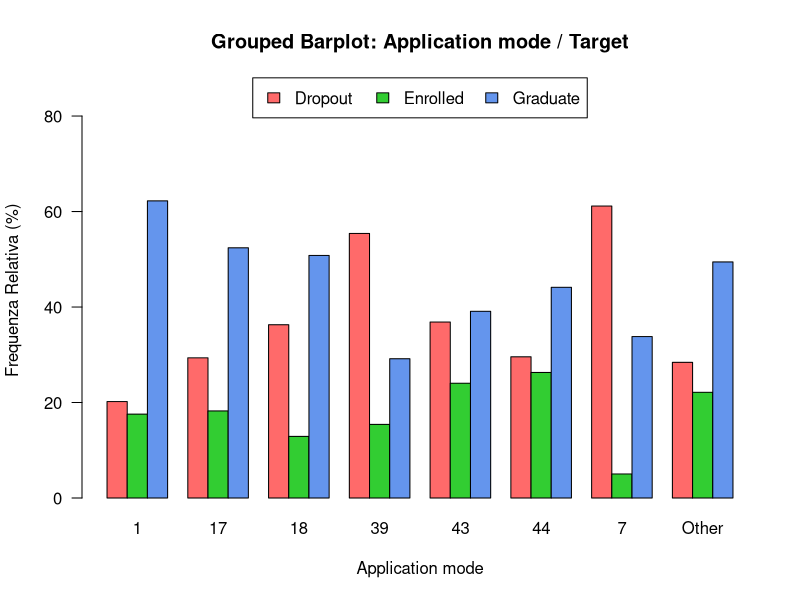
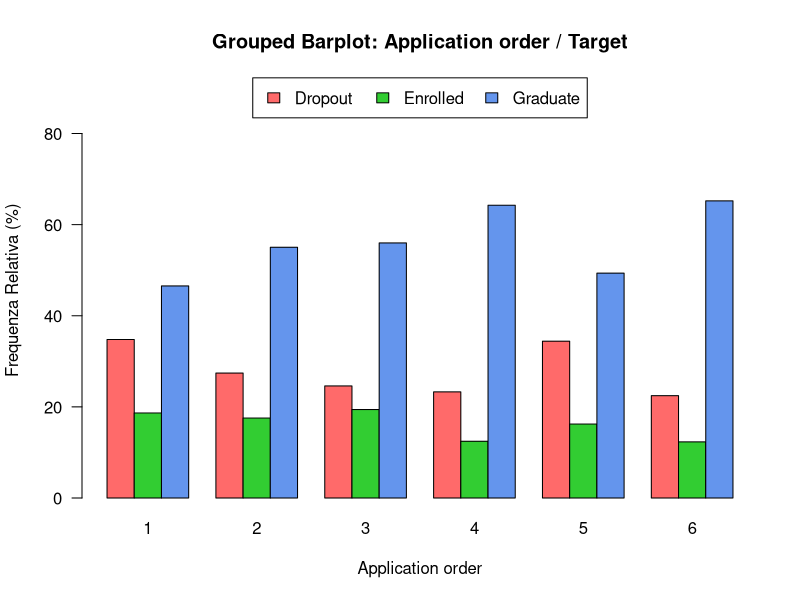
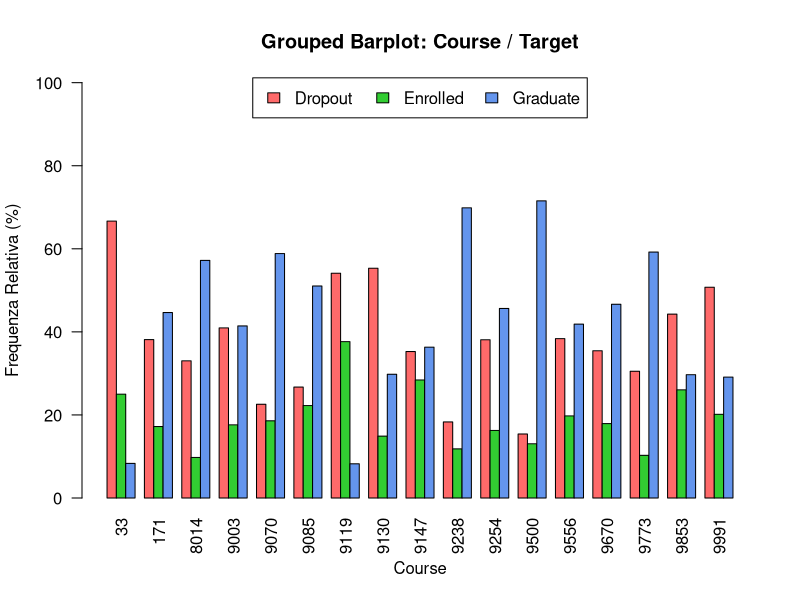
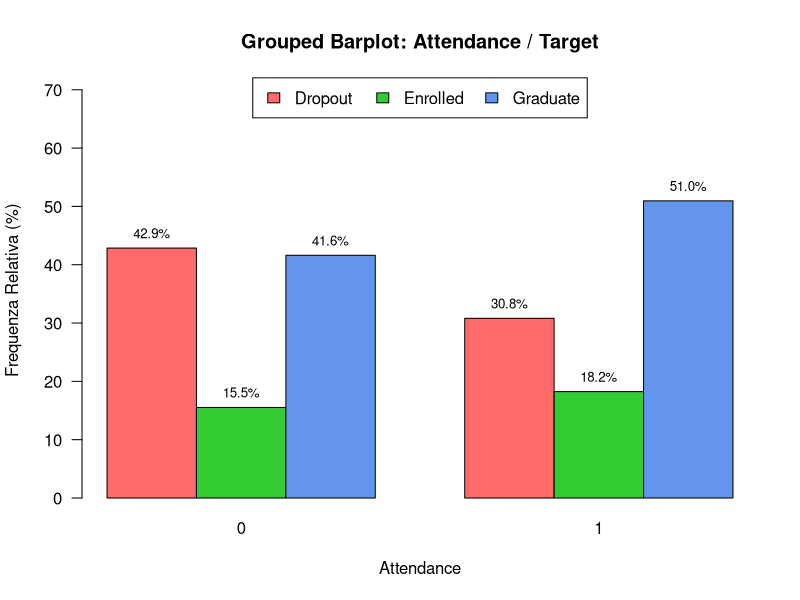
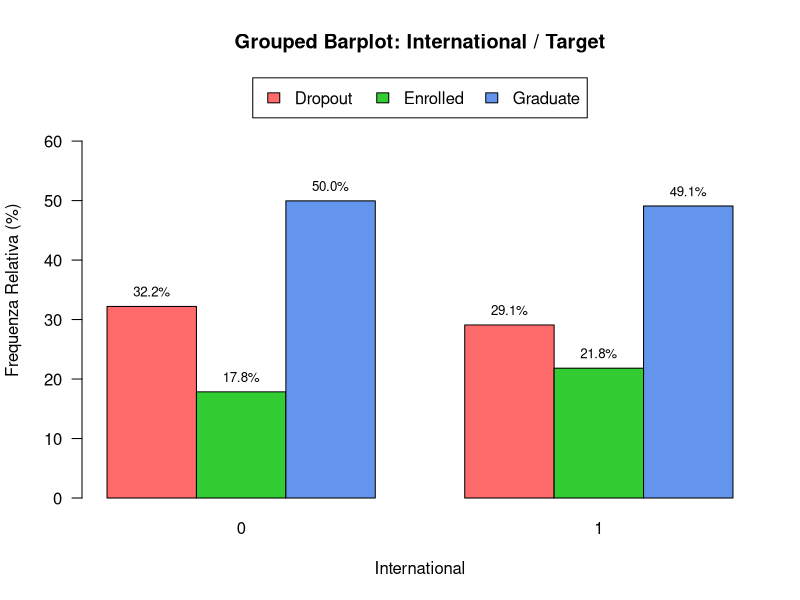
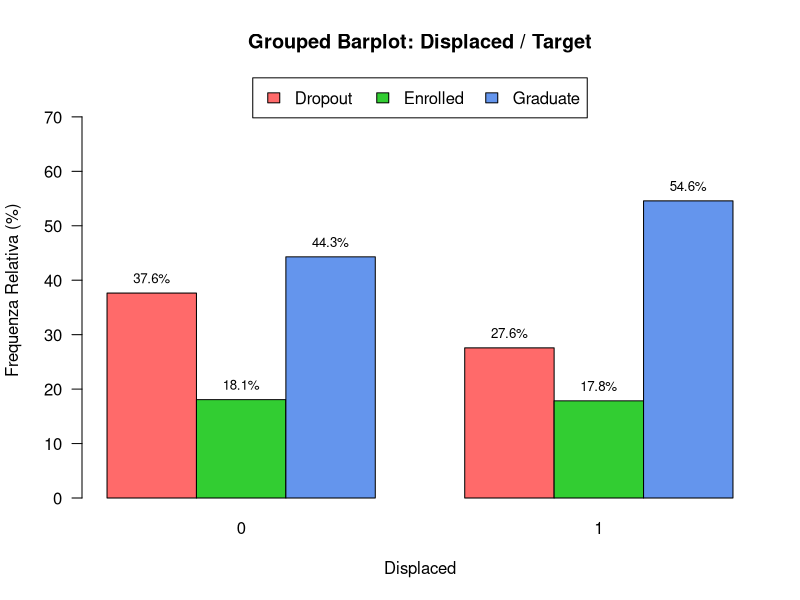
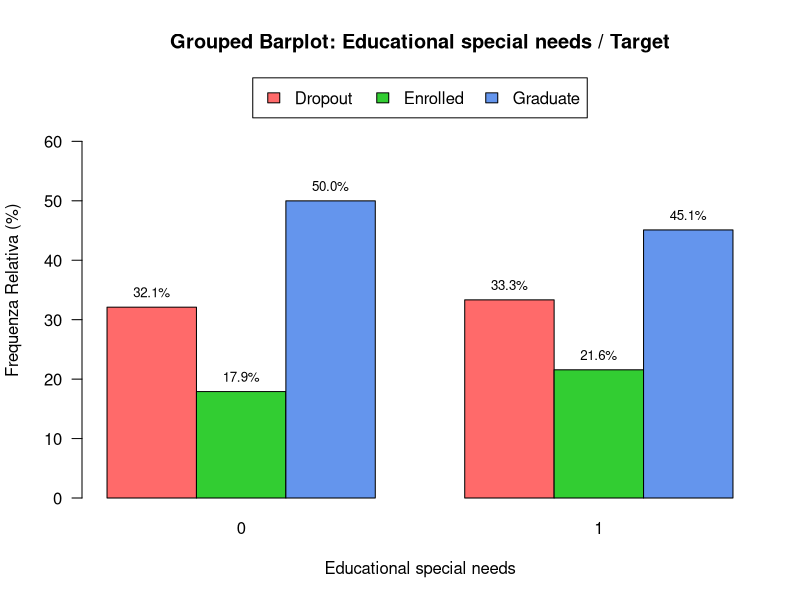
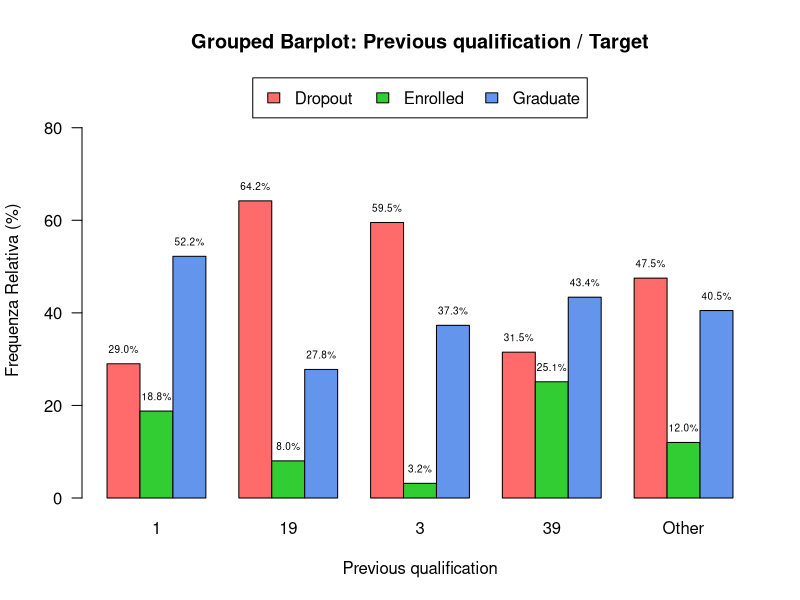

The R script that drew these images, in order:
## ---- chunk 1
# Librerie
library(here)
library(ggplot2)

# Caricamento Dataset
data <- read.csv(here("dataset/dataMod.csv"), sep = ",", header = TRUE, check.names = TRUE)
colnames(data)[colnames(data) == "Daytime.evening_attendance."] <- "Attendance"
colnames(data)[colnames(data) == "Previous_qualification_.grade."] <- "Previous_qualification_grade"

data$Application_order[data$Application_order == 0] <- 1
data$Application_order[data$Application_order == 9] <- 6

# Funzione per raggruppare categorie con bassa frequenza
group_low_freq_categories <- function(column, threshold) {
  column <- na.omit(column)
  
  freq_table <- prop.table(table(column)) * 100
  
  if (length(freq_table) <= 2) {
    return(factor(column))
  }
  
  low_freq_categories <- names(freq_table[freq_table < threshold])
  
  if (length(low_freq_categories) == 0) {
    # Nessuna categoria con bassa frequenza
    return(factor(column))
  }
  
  grouped_column <- ifelse(column %in% low_freq_categories, 
                           "Other", 
                           as.character(column))
  
  unique_categories <- unique(grouped_column)
  ordered_categories <- c(setdiff(sort(unique_categories), "Other"), "Other")
  
  return(factor(grouped_column, levels = ordered_categories))
}

# Seleziona Enrollment Info
features_to_analyze <- c("Application_mode", "Application_order", "Course", "Attendance" ,"International", "Displaced", "Educational_special_needs", "Previous_qualification" )
target <- "Target"

low_freq_threshold <- 2

# Funzione per creare Grouped Barplot
create_grouped_barplot <- function(feature, target, data, threshold, colors) {
  las <- 1
  if(feature == "Course"){
    las <- 2
    threshold <- 0
  }
  
  data[[paste0(feature, "_grouped")]] <- group_low_freq_categories(data[[feature]], threshold)
  
  
  # Tabella di contingenza
  contingency_table <- table(data[[target]], data[[paste0(feature, "_grouped")]])
  
  # Frequenza relativa
  relative_freq_table <- prop.table(contingency_table, margin = 2) * 100
  max_percent <- max(relative_freq_table)
  
  cleaned_feature_name <- gsub("_", " ", feature)
  
  pdf_filename <- paste0("Grafici/Grouped_Barplot_Target_", gsub(" ", "_", cleaned_feature_name), ".pdf")
  
  # Salvataggio in PDF
  # pdf(pdf_filename)
  
  # Creazione del barplot
  barplot_relative <- barplot(relative_freq_table, 
                               beside = TRUE, 
                               main = paste("Grouped Barplot:", cleaned_feature_name, "/", target),
                               xlab = cleaned_feature_name, 
                               ylab = "Frequenza Relativa (%)", 
                               col = colors,
                               ylim = c(0, max_percent * 1.4), # Maggiore spazio sopra le barre
                               las = las)
  
  num_categories <- ncol(relative_freq_table) # Numero di categorie
  
  # Aggiungi percentuali sopra le barre solo se ci sono meno di 6 categorie
  if (num_categories < 6) {
    text_size <- ifelse(num_categories <= 3, 0.8, 0.6) # Adatta la dimensione delle label
    
    for (i in seq_len(nrow(relative_freq_table))) {
      for (j in seq_len(ncol(relative_freq_table))) {
        text(x = barplot_relative[i, j], 
             y = relative_freq_table[i, j] + (max_percent * 0.05), # Offset aumentato
             labels = sprintf("%.1f%%", relative_freq_table[i, j]), 
             cex = text_size, 
             col = "black")
      }
    }
  }
  
  # Aggiunta della legenda
  legend("top", inset = c(0, -0.01), 
         legend = rownames(relative_freq_table), 
         fill = colors, 
         xpd = TRUE, horiz = TRUE)
  
  # dev.off()
}

color_palette <- c("#FF6A6A", "#32CD32", "#6495ED")

# Creazione Barplot Fattori Demografici / Target
for (feature in features_to_analyze) {
  create_grouped_barplot(feature = feature, 
                         target = target, 
                         data = data, 
                         threshold = low_freq_threshold, 
                         colors = color_palette)
}


## ---- chunk 2
create_boxplot <- function(feature, target, data, colors) {
  cleaned_feature_name <- gsub("_", " ", feature)
  
  # Creazione del boxplot
  p <- ggplot(data, aes_string(x = target, y = feature, fill = target)) +
    geom_boxplot(notch = FALSE,
                 outlier.color = "darkblue",
                 outlier.shape = 1,
                 width = 0.6) +
    stat_boxplot(geom = "errorbar",
                 width = 0.2,
                 color = "black") +
    labs(title = paste("Boxplot:", cleaned_feature_name, "/", target),
         x = target,
         y = cleaned_feature_name) +
    theme_minimal() +
    theme(plot.title = element_text(hjust = 0.5, face = "bold", vjust = 2),
          legend.position = "none")
  
  pdf_filename <- paste0("Grafici/Boxplot_Target_", gsub(" ", "_", cleaned_feature_name), ".pdf")
  # pdf(pdf_filename)
  
  # Mostra il grafico
  print(p)
  
  # dev.off()
}

# Sottoinsieme di feature da analizzare
features_to_analyze <- c("Previous_qualification_grade", "Admission_grade")
target <- "Target"

# Creazione dei Boxplot per ogni feature
for (feature in features_to_analyze) {
  create_boxplot(feature = feature, 
                 target = target, 
                 data = data, 
                 colors = c("#FF6A6A", "#32CD32", "#6495ED"))
}
## ---- chunk 3
# ATTENDANCE
# Librerie
library(here)
library(ggplot2)
library(dplyr)

# Caricamento Dataset
data <- read.csv(here("dataset/dataMod.csv"), sep = ",", header = TRUE, check.names = TRUE)
colnames(data)[colnames(data) == "Daytime.evening_attendance."] <- "Attendance"
colnames(data)[colnames(data) == "Previous_qualification_.grade."] <- "Previous_qualification_grade"
head(data)

# Sostituzione dei valori numerici con le etichette corrispondenti
data$Attendance <- factor(data$Attendance, 
                      levels = c(0, 1), 
                      labels = c("Evening", "Daytime"))

data$Target <- factor(data$Target, 
                      levels = c("Graduate", "Enrolled", "Dropout"), 
                      labels = c("Graduate", "Enrolled", "Dropout"))

# Calcolo delle frequenze relative per ciascun gruppo Attendance
freq_attendance <- data %>%
  group_by(Attendance, Target) %>%
  summarise(Count = n(), .groups = "drop") %>%
  group_by(Attendance) %>%
  mutate(Perc = Count / sum(Count) * 100)

# Definizione della palette di colori 
color_palette <- c("Graduate" = "#6495ED", "Enrolled" = "#32CD32", "Dropout" = "#FF6A6A")

# Creazione del grouped barplot
p <- ggplot(freq_attendance, aes(x = Attendance, y = Perc, fill = Target)) +
  geom_bar(stat = "identity", position = position_dodge(width = 0.7), width = 0.6) +
  scale_fill_manual(values = color_palette) +  
  labs(title = "Grouped Barplot: Attendance/Target", 
       x = "Attendance", 
       y = "Frequenza Relativa (%)", 
       fill = "Target") +
  theme_minimal() +
  geom_text(aes(label = paste0(round(Perc, 1), "%")), 
            position = position_dodge(width = 0.7), 
            vjust = -0.5, 
            size = 4) +
  theme(plot.title = element_text(hjust = 0.5, face = "bold"))

# Salvataggio del grafico in PDF
ggsave("Grafici/Grouped_Barplot_Attendance_Target.pdf", plot = p, width = 10, height = 6)
## ---- chunk 4
# DISPLACED
# Librerie
library(ggplot2)
library(dplyr)

# Sostituzione dei valori numerici con le etichette corrispondenti
data$Displaced <- factor(data$Displaced, 
                      levels = c(0, 1), 
                      labels = c("No", "Yes"))

data$Target <- factor(data$Target, 
                      levels = c("Graduate", "Enrolled", "Dropout"), 
                      labels = c("Graduate", "Enrolled", "Dropout"))

# Calcolo delle frequenze relative per ciascun gruppo Displaced
freq_displaced <- data %>%
  group_by(Displaced, Target) %>%
  summarise(Count = n(), .groups = "drop") %>%
  group_by(Displaced) %>%
  mutate(Perc = Count / sum(Count) * 100)

# Definizione della palette di colori 
color_palette <- c("Graduate" = "#6495ED", "Enrolled" = "#32CD32", "Dropout" = "#FF6A6A")

# Creazione del grouped barplot
p <- ggplot(freq_displaced, aes(x = Displaced, y = Perc, fill = Target)) +
  geom_bar(stat = "identity", position = position_dodge(width = 0.7), width = 0.6) +
  scale_fill_manual(values = color_palette) +  
  labs(title = "Grouped Barplot: Displaced/Target", 
       x = "Displaced", 
       y = "Frequenza Relativa (%)", 
       fill = "Target") +
  theme_minimal() +
  geom_text(aes(label = paste0(round(Perc, 1), "%")), 
            position = position_dodge(width = 0.7), 
            vjust = -0.5, 
            size = 4) +
  theme(plot.title = element_text(hjust = 0.5, face = "bold"))

# Salvataggio del grafico in PDF
ggsave("Grafici/Grouped_Barplot_Displaced_Target.pdf", plot = p, width = 10, height = 6)

## ---- chunk 5
# INTERNATIONAL
# Librerie
library(ggplot2)
library(dplyr)

# Sostituzione dei valori numerici con le etichette corrispondenti
data$International <- factor(data$International, 
                      levels = c(0, 1), 
                      labels = c("No", "Yes"))

data$Target <- factor(data$Target, 
                      levels = c("Graduate", "Enrolled", "Dropout"), 
                      labels = c("Graduate", "Enrolled", "Dropout"))

# Calcolo delle frequenze relative per ciascun gruppo International
freq_international <- data %>%
  group_by(International, Target) %>%
  summarise(Count = n(), .groups = "drop") %>%
  group_by(International) %>%
  mutate(Perc = Count / sum(Count) * 100)

# Definizione della palette di colori 
color_palette <- c("Graduate" = "#6495ED", "Enrolled" = "#32CD32", "Dropout" = "#FF6A6A")

# Creazione del grouped barplot
p <- ggplot(freq_international, aes(x = International, y = Perc, fill = Target)) +
  geom_bar(stat = "identity", position = position_dodge(width = 0.7), width = 0.6) +
  scale_fill_manual(values = color_palette) +  
  labs(title = "Grouped Barplot: International/Target", 
       x = "International", 
       y = "Frequenza Relativa (%)", 
       fill = "Target") +
  theme_minimal() +
  geom_text(aes(label = paste0(round(Perc, 1), "%")), 
            position = position_dodge(width = 0.7), 
            vjust = -0.5, 
            size = 4) +
  theme(plot.title = element_text(hjust = 0.5, face = "bold"))

# Salvataggio del grafico in PDF
ggsave("Grafici/Grouped_Barplot_International_Target.pdf", plot = p, width = 10, height = 6)
## ---- chunk 6
# EDUCATIONAL SPECIAL NEEDS
# Librerie
library(ggplot2)
library(dplyr)

# Sostituzione dei valori numerici con le etichette corrispondenti
data$Educational_special_needs <- factor(data$Educational_special_needs, 
                      levels = c(0, 1), 
                      labels = c("No", "Yes"))

data$Target <- factor(data$Target, 
                      levels = c("Graduate", "Enrolled", "Dropout"), 
                      labels = c("Graduate", "Enrolled", "Dropout"))

# Calcolo delle frequenze relative per ciascun gruppo Educational Special Needs
freq_educational <- data %>%
  group_by(Educational_special_needs, Target) %>%
  summarise(Count = n(), .groups = "drop") %>%
  group_by(Educational_special_needs) %>%
  mutate(Perc = Count / sum(Count) * 100)

# Definizione della palette di colori 
color_palette <- c("Graduate" = "#6495ED", "Enrolled" = "#32CD32", "Dropout" = "#FF6A6A")

# Creazione del grouped barplot
p <- ggplot(freq_educational, aes(x = Educational_special_needs, y = Perc, fill = Target)) +
  geom_bar(stat = "identity", position = position_dodge(width = 0.7), width = 0.6) +
  scale_fill_manual(values = color_palette) +  
  labs(title = "Grouped Barplot: Educational Special Needs/Target", 
       x = "Educational Special Needs", 
       y = "Frequenza Relativa (%)", 
       fill = "Target") +
  theme_minimal() +
  geom_text(aes(label = paste0(round(Perc, 1), "%")), 
            position = position_dodge(width = 0.7), 
            vjust = -0.5, 
            size = 4) +
  theme(plot.title = element_text(hjust = 0.5, face = "bold"))

# Salvataggio del grafico in PDF
ggsave("Grafici/Grouped_Barplot_Educational_Special_Needs_Target.pdf", plot = p, width = 10, height = 6)
## ---- chunk 7
# APPLICATION ORDER
# Librerie
library(ggplot2)
library(dplyr)

# Sostituzione dei valori 0 con 1 e 9 con 6
data$Application_order[data$Application_order == 0] <- 1
data$Application_order[data$Application_order == 9] <- 6

# Sostituzione dei valori numerici con le etichette corrispondenti
data$Application_order <- factor(data$Application_order, 
                      levels = c(1, 2, 3, 4, 5, 6), 
                      labels = c("1st", "2nd", "3rd", "4th", "5th", "6th"))

data$Target <- factor(data$Target, 
                      levels = c("Graduate", "Enrolled", "Dropout"), 
                      labels = c("Graduate", "Enrolled", "Dropout"))

# Calcolo delle frequenze relative per ciascun gruppo Application Order
freq_application_order <- data %>%
  group_by(Application_order, Target) %>%
  summarise(Count = n(), .groups = "drop") %>%
  group_by(Application_order) %>%
  mutate(Perc = Count / sum(Count) * 100)

# Definizione della palette di colori 
color_palette <- c("Graduate" = "#6495ED", "Enrolled" = "#32CD32", "Dropout" = "#FF6A6A")

# Creazione del grouped barplot
p <- ggplot(freq_application_order, aes(x = Application_order, y = Perc, fill = Target)) +
  geom_bar(stat = "identity", position = position_dodge(width = 0.7), width = 0.6) +
  scale_fill_manual(values = color_palette) +  
  labs(title = "Grouped Barplot: Application Order/Target", 
       x = "Application Order", 
       y = "Frequenza Relativa (%)", 
       fill = "Target") +
  theme_minimal() +
  geom_text(aes(label = paste0(round(Perc, 1), "%")), 
            position = position_dodge(width = 0.7), 
            vjust = -0.5, 
            size = 4) +
  theme(plot.title = element_text(hjust = 0.5, face = "bold"))

# Salvataggio del grafico in PDF
ggsave("Grafici/Grouped_Barplot_Application_Order_Target.pdf", plot = p, width = 10, height = 6)

## ---- chunk 8
#PREVIOUS QUALIFICATION GRADE

# Caricamento Dataset
library(here)
data <- read.csv(here("dataset/dataMod.csv"), sep = ",", header = TRUE, check.names = FALSE)

# Librerie
library(ggplot2)
library(dplyr)
library(patchwork)

# Conversione della variabile numerica in un formato adatto per il violin plot
data$Target <- factor(data$Target, 
                      levels = c("Graduate", "Enrolled", "Dropout"), 
                      labels = c("Graduate", "Enrolled", "Dropout"))

# Creazione del violin plot con boxplot sovrapposto e outlier visibili
violin_box_plot <- ggplot(data, aes(x = Target, y = `Previous_qualification_(grade)`, fill = Target)) +
  geom_violin(trim = FALSE, alpha = 0.6, color = "black") +
  geom_boxplot(width = 0.15, color = "black", outlier.shape = 16, outlier.size = 2, alpha = 0.8) +
  stat_boxplot(geom = "errorbar", width = 0.2, color = "black") +
  scale_fill_manual(values = c("Graduate" = "#6495ED", "Enrolled" = "#32CD32", "Dropout" = "#FF6A6A")) +  
  labs(title = "Previous Qualification Grade / Target", 
       subtitle = "Violin and Boxplot", 
       x = "Target", 
       y = "Previous Qualification Grade", 
       fill = "Target") +
  theme_minimal() +
  theme(plot.title = element_text(hjust = 0.5, face = "bold", size = 14),
        plot.subtitle = element_text(hjust = 0.5, face = "bold", vjust = 2),
        plot.margin = margin(10, 10, 10, 10))

# Salvataggio del grafico in PDF
ggsave("Grafici/Violin_Boxplot_Previous_Qualification_Grade.pdf", plot = violin_box_plot, width = 16, height = 12)

## ---- chunk 9
#ADMISSION GRADE

# Caricamento Dataset
library(here)
data <- read.csv(here("dataset/dataMod.csv"), sep = ",", header = TRUE, check.names = FALSE)

# Librerie
library(ggplot2)
library(dplyr)
library(patchwork)

# Conversione della variabile numerica in un formato adatto per il violin plot
data$Target <- factor(data$Target, 
                      levels = c("Graduate", "Enrolled", "Dropout"), 
                      labels = c("Graduate", "Enrolled", "Dropout"))

# Creazione del violin plot con boxplot sovrapposto e outlier visibili
violin_box_plot <- ggplot(data, aes(x = Target, y = `Admission_grade`, fill = Target)) +
  geom_violin(trim = FALSE, alpha = 0.6, color = "black") +
  geom_boxplot(width = 0.15, color = "black", outlier.shape = 16, outlier.size = 2, alpha = 0.8) +
  stat_boxplot(geom = "errorbar", width = 0.2, color = "black") +
  scale_fill_manual(values = c("Graduate" = "#6495ED", "Enrolled" = "#32CD32", "Dropout" = "#FF6A6A")) +  
  labs(title = "Admission Grade / Target", 
       subtitle = "Violin and Boxplot", 
       x = "Target", 
       y = "Admission Grade", 
       fill = "Target") +
  theme_minimal() +
  theme(plot.title = element_text(hjust = 0.5, face = "bold", size = 14),
        plot.subtitle = element_text(hjust = 0.5, face = "bold", vjust = 2),
        plot.margin = margin(10, 10, 10, 10))

# Salvataggio del grafico in PDF
ggsave("Grafici/Violin_Boxplot_Admission_Grade.pdf", plot = violin_box_plot, width = 16, height = 12)

## ---- chunk 10
# GROUPED BARPLOT: PREVIOUS_QUALIFICATION vs TARGET

# Librerie
library(ggplot2)
library(dplyr)
library(here)

# Caricamento Dataset
data <- read.csv(here("dataset/dataMod.csv"), sep = ",", header = TRUE, check.names = FALSE)

# Convertire la variabile Target in fattore ordinato
data$Target <- factor(data$Target, 
                      levels = c("Graduate", "Enrolled", "Dropout"), 
                      labels = c("Graduate", "Enrolled", "Dropout"))

# Creazione della variabile accorpata con la nuova suddivisione
data$Previous_qualification_grouped <- recode(data$Previous_qualification,
                                            # 1 - Higher Education
                                            "2" = "1-Higher Education",  # Higher Education - Bachelor's Degree
                                            "3" = "1-Higher Education",  # Higher Education - Degree
                                            "4" = "1-Higher Education",  # Higher Education - Master's
                                            "5" = "1-Higher Education",  # Higher Education - Doctorate
                                            "40" = "1-Higher Education", # Higher Education - Degree (1st cycle)
                                            "42" = "1-Higher Education", # Professional Higher Technical Course
                                            "43" = "1-Higher Education", # Higher Education - Master (2nd cycle)
                                            
                                            # 2 - Secondary Education
                                            "1" = "2-Secondary Education",  # Secondary Education - 12th Year of Schooling or Equivalent
                                            "6" = "2-Secondary Education",  # Frequency of Higher Education (non completato, quindi accorpato a Secondary)
                                            
                                            # 4 - Technological
                                            "39" = "3-Technological Specialization", # Technological Specialization Course
                                            
                                            
                                            # 3 - Basic Education
                                            "19" = "4-Basic Education", # Basic Education 3rd Cycle (9th/10th/11th Year) or Equivalent
                                            "38" = "4-Basic Education", # Basic Education 2nd Cycle (6th/7th/8th Year) or Equivalent
                                            "9" = "4-Basic Education",  # 12th Year of Schooling - Not Completed
                                            "10" = "4-Basic Education", # 11th Year of Schooling - Not Completed
                                            "12" = "4-Basic Education", # Other - 11th Year of Schooling
                                            "14" = "4-Basic Education", # 10th Year of Schooling
                                            "15" = "4-Basic Education") # 10th Year of Schooling - Not Completed
                                            
                                            

# Convertire in fattore con ordine predefinito
data$Previous_qualification_grouped <- factor(data$Previous_qualification_grouped, 
                                            levels = c("1-Higher Education", 
                                                       "2-Secondary Education",
                                                       "3-Technological Specialization",
                                                       "4-Basic Education"))


# Calcolo delle frequenze relative per ciascun gruppo di Previous_qualification_grouped
freq_previous_qual <- data %>%
  group_by(Previous_qualification_grouped, Target) %>%
  summarise(Count = n(), .groups = "drop") %>%
  group_by(Previous_qualification_grouped) %>%
  mutate(Perc = Count / sum(Count) * 100)

# Definizione della palette di colori
color_palette <- c("Graduate" = "#6495ED", "Enrolled" = "#32CD32", "Dropout" = "#FF6A6A")

# Creazione del grouped barplot
p <- ggplot(freq_previous_qual, aes(x = Previous_qualification_grouped, y = Perc, fill = Target)) +
  geom_bar(stat = "identity", position = position_dodge(width = 0.7), width = 0.6) +
  scale_fill_manual(values = color_palette) +  
  labs(title = "Grouped Barplot: Previous Qualification/Target", 
       x = "Previous Qualification", 
       y = "Frequenza Relativa (%)", 
       fill = "Target") +
  theme_minimal() +
  geom_text(aes(label = paste0(round(Perc, 1), "%")), 
            position = position_dodge(width = 0.7), 
            vjust = -0.5, 
            size = 4) +
  theme(plot.title = element_text(hjust = 0.5, face = "bold"),
        axis.text.x = element_text(angle = 45, hjust = 1)) # Ruota le etichette per leggibilità

# Salvataggio del grafico in PDF
ggsave("Grafici/Grouped_Barplot_Previous_Qualification_Target.pdf", plot = p, width = 12, height = 6)

# Mostrare il conteggio delle categorie accorpate
print(freq_previous_qual)

## ---- chunk 11
# GROUPED BARPLOT: APPLICATION_MODE_GROUPED vs TARGET

# Librerie
library(ggplot2)
library(dplyr)
library(here)

# Caricamento Dataset
data <- read.csv(here("dataset/dataMod.csv"), sep = ",", header = TRUE, check.names = FALSE)

# Convertire la variabile Target in fattore ordinato
data$Target <- factor(data$Target, 
                      levels = c("Graduate", "Enrolled", "Dropout"), 
                      labels = c("Graduate", "Enrolled", "Dropout"))

# Creazione della variabile accorpata con la nuova suddivisione
data$Application_mode_grouped <- recode(data$Application_mode,
                                            # 1 - General Contingent
                                            "1" = "1-General Contingent",  # 1st phase - general contingent
                                            "17" = "1-General Contingent", # 2nd phase - general contingent
                                            "18" = "1-General Contingent", # 3rd phase - general contingent
                                            
                                            # 2 - Transfers & Changes
                                            "42" = "2-Transfers & Changes", # Transfer
                                            "43" = "2-Transfers & Changes", # Change of course
                                            "51" = "2-Transfers & Changes", # Change of institution/course
                                            "57" = "2-Transfers & Changes", # Change of institution/course (International)
                                            
                                            # 3 - Older Students
                                            "39" = "3-Over 23 years old", # Over 23 years old
                                            
                                            # 4 - Special Diplomas
                                            "7" = "4-Special Diplomas", # Holders of other higher courses
                                            "44" = "4-Special Diplomas", # Technological specialization diploma holders
                                            "53" = "4-Special Diplomas", # Short cycle diploma holders
                                            
                                            # 5 - Special Contingent & Ordinances
                                            "2" = "5-Special Contingent & Ordinances", # Ordinance No. 612/93
                                            "5" = "5-Special Contingent & Ordinances", # 1st phase - special contingent (Azores Island)
                                            "10" = "5-Special Contingent & Ordinances", # Ordinance No. 854-B/99
                                            "15" = "5-Special Contingent & Ordinances", # International student (bachelor)
                                            "16" = "5-Special Contingent & Ordinances", # 1st phase - special contingent (Madeira Island)
                                            "26" = "5-Special Contingent & Ordinances", # Ordinance No. 533-A/99, item b2) (Different Plan)
                                            "27" = "5-Special Contingent & Ordinances") # Ordinance No. 533-A/99, item b3 (Other Institution)

# Convertire in fattore con ordine predefinito
data$Application_mode_grouped <- factor(data$Application_mode_grouped, 
                                        levels = c("1-General Contingent", 
                                                   "2-Transfers & Changes", 
                                                   "3-Over 23 years old",
                                                   "4-Special Diplomas",
                                                   "5-Special Contingent & Ordinances"))

# Calcolo delle frequenze relative per ciascun gruppo di Application_mode_grouped
freq_application_mode <- data %>%
  group_by(Application_mode_grouped, Target) %>%
  summarise(Count = n(), .groups = "drop") %>%
  group_by(Application_mode_grouped) %>%
  mutate(Perc = Count / sum(Count) * 100)

# Definizione della palette di colori
color_palette <- c("Graduate" = "#6495ED", "Enrolled" = "#32CD32", "Dropout" = "#FF6A6A")

# Creazione del grouped barplot
p <- ggplot(freq_application_mode, aes(x = Application_mode_grouped, y = Perc, fill = Target)) +
  geom_bar(stat = "identity", position = position_dodge(width = 0.7), width = 0.6) +
  scale_fill_manual(values = color_palette) +  
  labs(title = "Grouped Barplot: Application Mode/Target", 
       x = "Application Mode", 
       y = "Frequenza Relativa (%)", 
       fill = "Target") +
  theme_minimal() +
  geom_text(aes(label = paste0(round(Perc, 1), "%")), 
            position = position_dodge(width = 0.7), 
            vjust = -0.5, 
            size = 4) +
  theme(plot.title = element_text(hjust = 0.5, face = "bold"),
        axis.text.x = element_text(angle = 45, hjust = 1)) # Ruota le etichette per leggibilità

# Salvataggio del grafico in PDF
ggsave("Grafici/Grouped_Barplot_Application_Mode_Target.pdf", plot = p, width = 12, height = 6)

# Mostrare il conteggio delle categorie accorpate
print(freq_application_mode)

## ---- chunk 12
# GROUPED BARPLOT: COURSE_GROUPED vs TARGET

# Librerie
library(ggplot2)
library(dplyr)
library(here)

# Caricamento Dataset
data <- read.csv(here("dataset/dataMod.csv"), sep = ",", header = TRUE, check.names = FALSE)

# Convertire la variabile Target in fattore ordinato
data$Target <- factor(data$Target, 
                      levels = c("Graduate", "Enrolled", "Dropout"), 
                      labels = c("Graduate", "Enrolled", "Dropout"))

# Creazione della variabile accorpata con label spezzate
data$Course_grouped <- recode(data$Course,
    "9500" = "1-Health\nSciences", 
    "9556" = "1-Health\nSciences",
    "9085" = "2-Veterinary\nSciences", 
    "9130" = "2-Veterinary\nSciences",
    "8014" = "3-Social\nSciences",
    "9238" = "3-Social\nSciences",
    "9773" = "3-Social\nSciences",
    "9853" = "3-Social\nSciences",
    "9147" = "4-Business\n& Management",
    "9670" = "4-Business\n& Management",
    "9991" = "4-Business\n& Management",
    "171" = "5-Communication\n& Design",
    "9070" = "5-Communication\n& Design",
    "9119" = "6-Engineering\n& Technology",
    "33" = "6-Engineering\n& Technology",
    "9003" = "7-Agriculture\n& Environment",
    "9254" = "8-Tourism\n& Services")

# Convertire in fattore con ordine predefinito
data$Course_grouped <- factor(data$Course_grouped, 
                                        levels = c("1-Health\nSciences", 
                                                   "2-Veterinary\nSciences",
                                                   "3-Social\nSciences", 
                                                   "4-Business\n& Management",
                                                   "5-Communication\n& Design",
                                                   "6-Engineering\n& Technology",
                                                   "7-Agriculture\n& Environment",
                                                   "8-Tourism\n& Services"))

# Calcolo delle frequenze relative per ciascun gruppo di Course_grouped
freq_course <- data %>%
  group_by(Course_grouped, Target) %>%
  summarise(Count = n(), .groups = "drop") %>%
  group_by(Course_grouped) %>%
  mutate(Perc = Count / sum(Count) * 100)

# Definizione della palette di colori
color_palette <- c("Graduate" = "#6495ED", "Enrolled" = "#32CD32", "Dropout" = "#FF6A6A")

# Creazione del grouped barplot
p <- ggplot(freq_course, aes(x = Course_grouped, y = Perc, fill = Target)) +
  geom_bar(stat = "identity", position = position_dodge(width = 0.7), width = 0.6) +
  scale_fill_manual(values = color_palette) +  
  labs(title = "Grouped Barplot: Course/Target", 
       x = "Course", 
       y = "Frequenza Relativa (%)", 
       fill = "Target") +
  theme_minimal() +
  geom_text(aes(label = paste0(round(Perc, 1), "%")), 
            position = position_dodge(width = 0.7), 
            vjust = -0.5, 
            size = 4) +
  theme(plot.title = element_text(hjust = 0.5, face = "bold"),
        axis.text.x = element_text(size = 10)) # Mantiene leggibili le etichette spezzate

# Salvataggio del grafico in PDF
ggsave("Grafici/Grouped_Barplot_Course_Target.pdf", plot = p, width = 14, height = 7)

# Mostrare il conteggio delle categorie accorpate
print(freq_course)

